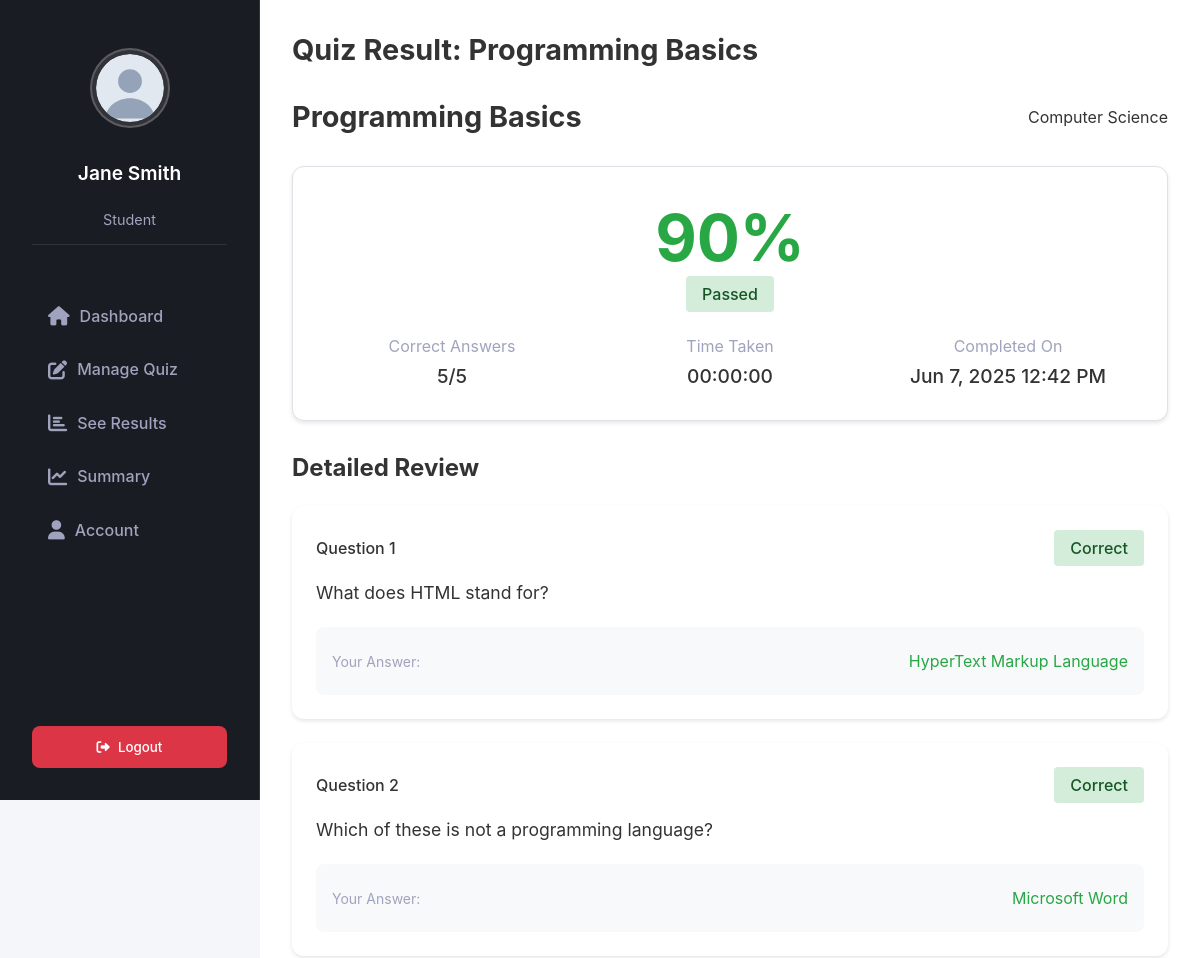
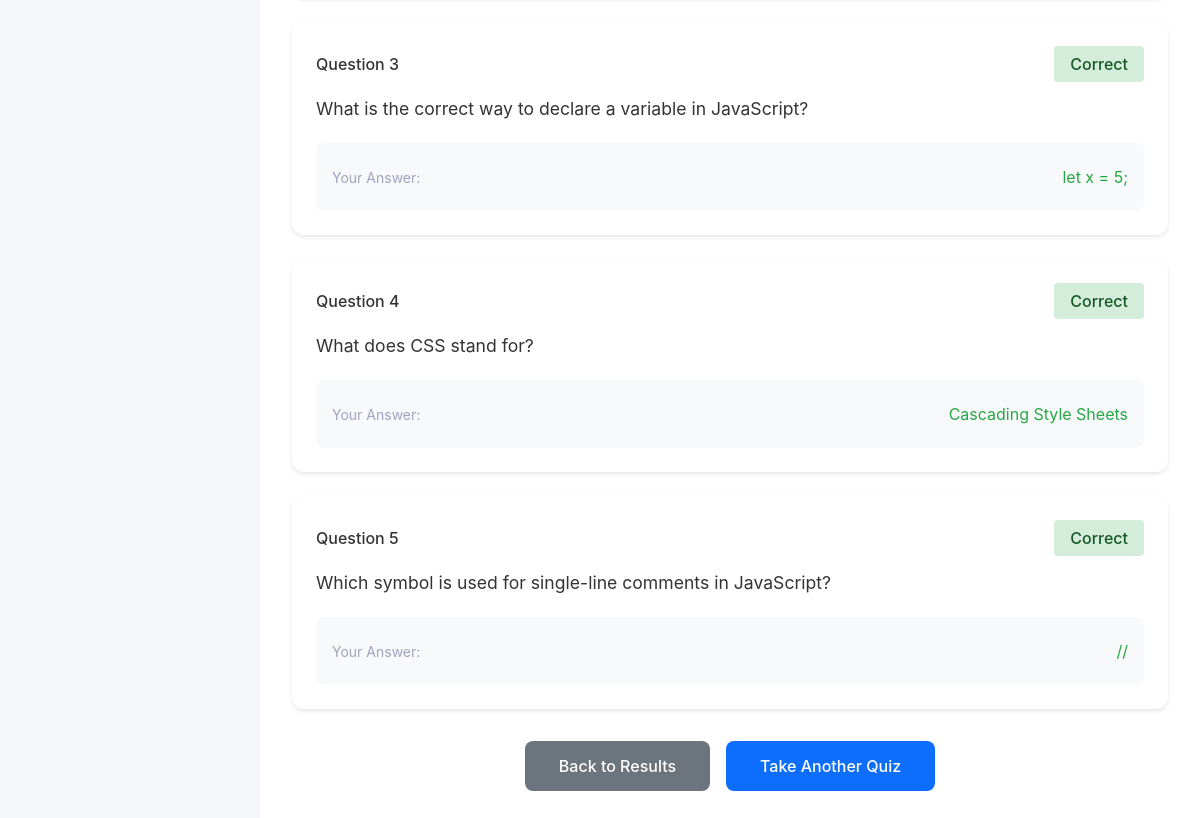
Screenshot of /student/view-result.php?attempt=2 (signed in) with the database file from the repository (2 pictures, top to bottom).
### tables this page shows
CREATE TABLE quiz_attempts (
    id INT PRIMARY KEY AUTO_INCREMENT,
    quiz_id INT NOT NULL,
    student_id INT NOT NULL,
    score DECIMAL(5,2) NOT NULL DEFAULT 0,
    time_taken INT,  
    started_at TIMESTAMP DEFAULT CURRENT_TIMESTAMP,
    completed_at TIMESTAMP DEFAULT CURRENT_TIMESTAMP,
    FOREIGN KEY (quiz_id) REFERENCES quizzes(id),
    FOREIGN KEY (student_id) REFERENCES users(id)
);

CREATE TABLE quizzes (
    id INT PRIMARY KEY AUTO_INCREMENT,
    subject_id INT NOT NULL,
    title VARCHAR(200) NOT NULL,
    description TEXT,
    time_limit INT NOT NULL DEFAULT 600,  
    created_by INT NOT NULL,
    created_at TIMESTAMP DEFAULT CURRENT_TIMESTAMP,
    FOREIGN KEY (subject_id) REFERENCES subjects(id),
    FOREIGN KEY (created_by) REFERENCES users(id)
);

CREATE TABLE subjects (
    id INT PRIMARY KEY AUTO_INCREMENT,
    name VARCHAR(100) NOT NULL,
    description TEXT
);

CREATE TABLE options (
    id INT PRIMARY KEY AUTO_INCREMENT,
    question_id INT NOT NULL,
    option_text TEXT NOT NULL,
    is_correct BOOLEAN NOT NULL DEFAULT FALSE,
    FOREIGN KEY (question_id) REFERENCES questions(id)
);

CREATE TABLE questions (
    id INT PRIMARY KEY AUTO_INCREMENT,
    quiz_id INT NOT NULL,
    question_text TEXT NOT NULL,
    question_order INT NOT NULL DEFAULT 0,
    FOREIGN KEY (quiz_id) REFERENCES quizzes(id)
);

### student/view-result.php (the view, shortened to what this page needs)
<?php
require_once '../config/database.php';
$attempt_id = $_GET['attempt'];
$stmt = $pdo->prepare("
    SELECT
        qa.*,
        q.title as quiz_title,
        q.time_limit,
        s.name as subject_name,
        (SELECT COUNT(*) FROM questions WHERE quiz_id = q.id) as total_questions,
        (
            SELECT COUNT(*)
            FROM quiz_answers qaa
            JOIN options o ON qaa.selected_option_id = o.id
            WHERE qaa.attempt_id = qa.id AND o.is_correct = 1
        ) as correct_answers
    FROM quiz_attempts qa
    JOIN quizzes q ON qa.quiz_id = q.id
    JOIN subjects s ON q.subject_id = s.id
    WHERE qa.id = ? AND qa.student_id = ?
");
$stmt->execute([$attempt_id, $_SESSION['user_id']]);
$attempt = $stmt->fetch();
$stmt = $pdo->prepare("
    SELECT
        q.question_text,
        o.is_correct,
        o.option_text as selected_option,
        (
            SELECT option_text
            FROM options
            WHERE question_id = q.id AND is_correct = 1
            LIMIT 1
        ) as correct_option
    FROM quiz_answers qaa
    JOIN questions q ON qaa.question_id = q.id
    JOIN options o ON qaa.selected_option_id = o.id
    WHERE qaa.attempt_id = ?
    ORDER BY q.question_order
");
$stmt->execute([$attempt_id]);
$answers = $stmt->fetchAll();
$page_title = 'Quiz Result: ' . htmlspecialchars($attempt['quiz_title']);
?>
<div class="dashboard-header">
    <h1><?php echo htmlspecialchars($attempt['quiz_title']); ?></h1>
    <p class="subject"><?php echo htmlspecialchars($attempt['subject_name']); ?></p>
</div>
<div class="result-summary card">
    <div class="score-section">
        <div class="score-display <?php echo $attempt['score'] >= 70 ? 'score-passed' : 'score-failed'; ?>">
            <?php echo round($attempt['score'], 1); ?>%
        </div>
        <div class="score-label">
            <?php if ($attempt['score'] >= 70): ?>
                <span class="badge badge-success">Passed</span>
            <?php else: ?>
                <span class="badge badge-danger">Failed</span>
            <?php endif; ?>
        </div>
    </div>
    <div class="stats-grid">
        <div class="stat-item">
            <span class="stat-label">Correct Answers</span>
            <span class="stat-value"><?php echo $attempt['correct_answers']; ?>/<?php echo $attempt['total_questions']; ?></span>
        </div>
        <div class="stat-item">
            <span class="stat-label">Time Taken</span>
            <span class="stat-value">
                <?php
                $start = new DateTime($attempt['started_at']);
                $end = new DateTime($attempt['completed_at']);
                $interval = $start->diff($end);
                echo $interval->format('%H:%I:%S');
                ?>
            </span>
        </div>
        <div class="stat-item">
            <span class="stat-label">Completed On</span>
            <span class="stat-value"><?php echo date('M j, Y g:i A', strtotime($attempt['completed_at'])); ?></span>
        </div>
    </div>
</div>
<div class="answers-section">
    <h2>Detailed Review</h2>
    <?php foreach ($answers as $index => $answer): ?>
        <div class="answer-card card">
            <div class="question-header">
                <span class="question-number">Question <?php echo $index + 1; ?></span>
                <?php if ($answer['is_correct']): ?>
                    <span class="badge badge-success">Correct</span>
                <?php else: ?>
                    <span class="badge badge-danger">Incorrect</span>
                <?php endif; ?>
            </div>
            <div class="question-text">
                <?php echo htmlspecialchars($answer['question_text']); ?>
            </div>
            <div class="answers-detail">
                <div class="answer-item">
                    <span class="answer-label">Your Answer:</span>
                    <span class="answer-value <?php echo $answer['is_correct'] ? 'text-success' : 'text-danger'; ?>">
                        <?php echo htmlspecialchars($answer['selected_option']); ?>
                    </span>
                </div>
            </div>
        </div>
    <?php endforeach; ?>
</div>
<div class="actions">
    <a href="see-result.php" class="btn btn-secondary">Back to Results</a>
    <a href="quiz-list.php" class="btn btn-primary">Take Another Quiz</a>
</div>
<?php
$content = ob_get_clean();
require_once 'includes/layout.php';
?>

### student/includes/layout.php (shortened to what this page needs)
<!DOCTYPE html>
<html lang="en">
<head>
    <link rel="stylesheet" href="../assets/css/style.css">
    <link rel="stylesheet" href="https://cdnjs.cloudflare.com/ajax/libs/font-awesome/6.0.0/css/all.min.css">
</head>
<body>
    <div class="sidebar">
        <div class="profile">
            <img src="../assets/images/user-avatar.svg" alt="Profile">
            <h3><?php echo htmlspecialchars($_SESSION['name'] ?? 'Student'); ?></h3>
            <p>Student</p>
        </div>
        <ul class="nav-links">
            <li>
                <a href="dashboard.php" <?php echo basename($_SERVER['PHP_SELF']) == 'dashboard.php' ? 'class="active"' : ''; ?>>
                    <i class="fas fa-home"></i>
                    Dashboard
                </a>
            </li>
            <li>
                <a href="quiz-list.php" <?php echo basename($_SERVER['PHP_SELF']) == 'quiz-list.php' ? 'class="active"' : ''; ?>>
                    <i class="fas fa-edit"></i>
                    Manage Quiz
                </a>
            </li>
            <li>
                <a href="see-result.php" <?php echo basename($_SERVER['PHP_SELF']) == 'see-result.php' ? 'class="active"' : ''; ?>>
                    <i class="fas fa-chart-bar"></i>
                    See Results
                </a>
            </li>
            <li>
                <a href="summary.php" <?php echo basename($_SERVER['PHP_SELF']) == 'summary.php' ? 'class="active"' : ''; ?>>
                    <i class="fas fa-chart-line"></i>
                    Summary
                </a>
            </li>
            <li>
                <a href="account.php" <?php echo basename($_SERVER['PHP_SELF']) == 'account.php' ? 'class="active"' : ''; ?>>
                    <i class="fas fa-user"></i>
                    Account
                </a>
            </li>
        </ul>
        <form action="../auth/logout.php" method="POST">
            <button type="submit" class="logout-btn">
                <i class="fas fa-sign-out-alt"></i>
                Logout
            </button>
        </form>
    </div>
    <div class="main-content">
        <div class="dashboard-header">
            <h1><?php echo $page_title ?? 'Student Dashboard'; ?></h1>
        </div>
        <?php echo $content ?? ''; ?>
    </div>
</body>
</html>

### assets/css/style.css (style rules this page uses)
:root { --primary-color: #0D6EFD; --primary-gradient: linear-gradient(135deg, #8B5CF6 0%, #EC4899 100%); --secondary-color: #6c757d; --background-color: #F8F9FA; --card-background: #FFFFFF; --text-color: #212529; --text-muted: #6c757d; --border-color: #dee2e6; --input-background: #FFFFFF; --sidebar-width: 250px; --error-color: #dc3545; --success-color: #198754; }
* { margin: 0; padding: 0; box-sizing: border-box; font-family: 'Inter', sans-serif; }
body { background-color: var(--background-color); color: var(--text-color); min-height: 100vh; }
.btn { display: inline-block; padding: 0.75rem 1.5rem; border-radius: 5px; font-size: 1rem; font-weight: 500; text-decoration: none; cursor: pointer; transition: all 0.3s ease; border: 2px solid transparent; }
.btn-primary { background-color: var(--primary-color); color: white; }
.btn-secondary { background-color: #6c757d; color: white; }
.sidebar { width: 250px; height: 100vh; position: fixed; left: 0; top: 0; background: #1a1a1a; color: #ffffff; padding: 1rem; display: flex; flex-direction: column; border-right: 1px solid rgba(255, 255, 255, 0.1); }
.profile { display: flex; align-items: center; gap: 1rem; padding: 1rem; margin-bottom: 2rem; border-bottom: 1px solid rgba(255, 255, 255, 0.1); }
.profile img { width: 48px; height: 48px; border-radius: 50%; background: rgba(255, 255, 255, 0.1); padding: 0.25rem; border: 2px solid rgba(255, 255, 255, 0.2); transition: all 0.3s ease; }
.profile h3 { color: #ffffff; font-size: 1.1rem; font-weight: 600; margin: 0; line-height: 1.4; }
.profile p { color: rgba(255, 255, 255, 0.7); font-size: 0.9rem; margin: 0; }
.nav-links { list-style: none; padding: 0; margin: 0; }
.nav-links li { margin-bottom: 0.5rem; }
.nav-links a { display: block; padding: 0.75rem 1rem; color: rgba(255, 255, 255, 0.7); text-decoration: none; border-radius: 8px; transition: all 0.3s ease; font-weight: 500; }
.logout-btn { margin-top: auto; background: #dc2626; color: #ffffff; border: none; padding: 0.75rem; border-radius: 8px; cursor: pointer; font-weight: 500; transition: all 0.3s ease; }
.main-content { margin-left: 250px; padding: 2rem; min-height: 100vh; background: #ffffff; color: #333333; }
.dashboard-header { display: flex; justify-content: space-between; align-items: center; margin-bottom: 2rem; }
.dashboard-header h1 { font-size: 2rem; color: #1a1a1a; margin-bottom: 0.5rem; }
.result-summary { background: var(--card-background); border-radius: 8px; border: 1px solid var(--border-color); padding: 2rem; margin-bottom: 2rem; }
.question-header { display: flex; justify-content: space-between; align-items: center; margin-bottom: 1rem; }
.question-text { color: var(--text-color); margin-bottom: 1rem; font-size: 0.9375rem; }
.answer-label { color: var(--text-muted); font-size: 0.875rem; }
.stat-item { display: flex; justify-content: space-between; align-items: center; }

### rows the page displays
quiz_attempts: quiz.title "Quiz Result: Programming Basics", quiz.title "Programming Basics", subjects.name "Computer Science", score "90", $interval->format('%H:%I:%S') "00:00:00", completed_at "Jun 7, 2025 12:42 PM"
options: is_correct "Correct", question.question_text "What does HTML stand for?", option_text "HyperText Markup Language"
options: is_correct "Correct", question.question_text "Which of these is not a programming language?", option_text "Microsoft Word"
options: is_correct "Correct", question.question_text "What is the correct way to declare a variable in JavaScript?", option_text "let x = 5;"
options: is_correct "Correct", question.question_text "What does CSS stand for?", option_text "Cascading Style Sheets"
options: is_correct "Correct", question.question_text "Which symbol is used for single-line comments in JavaScript?", option_text "//"

### other values shown
$_SESSION['name'] "Jane Smith"
$attempt['correct_answers'] "5"
$attempt['total_questions'] "5"
